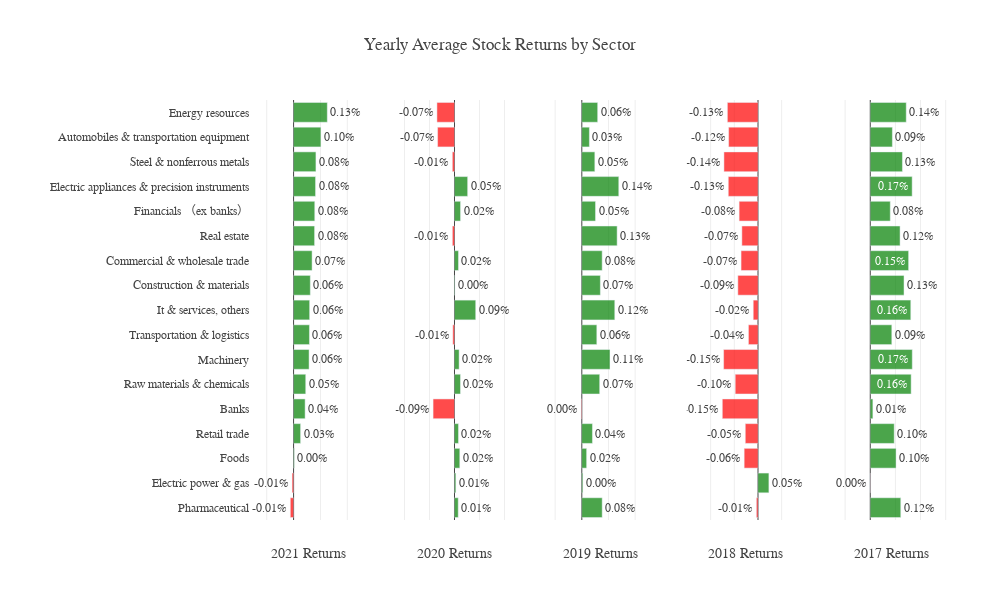

This figure's notebook cell:
### Markdown cell above
上图显示了自 2017 年 1 月以来市场的平均股票回报率、收盘价和股票交易量。虽然过去四年波动很大，但股票交易量较 2017 年初略有下降。

### Code cell
stock_list['SectorName']=[i.rstrip().lower().capitalize() for i in stock_list['17SectorName']]
stock_list['Name']=[i.rstrip().lower().capitalize() for i in stock_list['Name']]
train_df = train.merge(stock_list[['SecuritiesCode','Name','SectorName']], on='SecuritiesCode', how='left')
train_df['Year'] = train_df['Date'].dt.year
years = {year: pd.DataFrame() for year in train_df.Year.unique()[::-1]}
for key in years.keys():
    df=train_df[train_df.Year == key]
    years[key] = df.groupby('SectorName')['Target'].mean().mul(100).rename("Avg_return_{}".format(key))
df=pd.concat((years[i].to_frame() for i in years.keys()), axis=1)
df=df.sort_values(by="Avg_return_2021")

fig = make_subplots(rows=1, cols=5, shared_yaxes=True)
for i, col in enumerate(df.columns):
    x = df[col]
    mask = x<=0
    fig.add_trace(go.Bar(x=x[mask], y=df.index[mask],orientation='h', 
                         text=x[mask], texttemplate='%{text:.2f}%',textposition='auto',
                         hovertemplate='Average Return in %{y} Stocks = %{x:.4f}%',
                         marker=dict(color='red', opacity=0.7),name=col[-4:]), 
                  row=1, col=i+1)
    fig.add_trace(go.Bar(x=x[~mask], y=df.index[~mask],orientation='h', 
                         text=x[~mask], texttemplate='%{text:.2f}%', textposition='auto', 
                         hovertemplate='Average Return in %{y} Stocks = %{x:.4f}%',
                         marker=dict(color='green', opacity=0.7),name=col[-4:]), 
                  row=1, col=i+1)
    fig.update_xaxes(range=(x.min()-.15,x.max()+.15), title='{} Returns'.format(col[-4:]), 
                     showticklabels=False, row=1, col=i+1)
fig.update_layout(template=temp,title='Yearly Average Stock Returns by Sector', 
                  hovermode='closest',margin=dict(l=250,r=50),
                  height=600, width=1000, showlegend=False)
fig.show()

### Figure 1 — Plotly figure (JSON) as saved in the notebook; plotly's stock layout.template omitted (floating-point values rounded to 4 significant figures)
{"data": [{"hovertemplate": "Average Return in %{y} Stocks = %{x:.4f}%", "marker": {"color": "red", "opacity": 0.7}, "name": "2021", "orientation": "h", "text": [-0.01224, -0.005676], "textposition": "auto", "texttemplate": "%{text:.2f}%", "type": "bar", "x": [-0.01224, -0.005676], "xaxis": "x", "y": ["Pharmaceutical", "Electric power & gas"], "yaxis": "y"}, {"hovertemplate": "Average Return in %{y} Stocks = %{x:.4f}%", "marker": {"color": "green", "opacity": 0.7}, "name": "2021", "orientation": "h", "text": [0.002584, 0.02608, 0.04291, 0.0452, 0.05762, 0.05905, 0.05979, 0.06225, 0.06881, 0.07818, 0.07888, 0.08177, 0.0832, 0.1017, 0.1255], "textposition": "auto", "texttemplate": "%{text:.2f}%", "type": "bar", "x": [0.002584, 0.02608, 0.04291, 0.0452, 0.05762, 0.05905, 0.05979, 0.06225, 0.06881, 0.07818, 0.07888, 0.08177, 0.0832, 0.1017, 0.1255], "xaxis": "x", "y": ["Foods", "Retail trade", "Banks", "Raw materials & chemicals", "Machinery", "Transportation & logistics", "It & services, others", "Construction & materials", "Commercial & wholesale trade", "Real estate", "Financials （ex banks）", "Electric appliances & precision instruments", "Steel & nonferrous metals", "Automobiles & transportation equipment", "Energy resources"], "yaxis": "y"}, {"hovertemplate": "Average Return in %{y} Stocks = %{x:.4f}%", "marker": {"color": "red", "opacity": 0.7}, "name": "2020", "orientation": "h", "text": [-0.08572, -0.006702, -0.008511, -0.008598, -0.06764, -0.0703], "textposition": "auto", "texttemplate": "%{text:.2f}%", "type": "bar", "x": [-0.08572, -0.006702, -0.008511, -0.008598, -0.06764, -0.0703], "xaxis": "x2", "y": ["Banks", "Transportation & logistics", "Real estate", "Steel & nonferrous metals", "Automobiles & transportation equipment", "Energy resources"], "yaxis": "y2"}, {"hovertemplate": "Average Return in %{y} Stocks = %{x:.4f}%", "marker": {"color": "green", "opacity": 0.7}, "name": "2020", "orientation": "h", "text": [0.01496, 0.005496, 0.02128, 0.01596, 0.02403, 0.01852, 0.085, 0.002069, 0.01597, 0.02428, 0.05273], "textposition": "auto", "texttemplate": "%{text:.2f}%", "type": "bar", "x": [0.01496, 0.005496, 0.02128, 0.01596, 0.02403, 0.01852, 0.085, 0.002069, 0.01597, 0.02428, 0.05273], "xaxis": "x2", "y": ["Pharmaceutical", "Electric power & gas", "Foods", "Retail trade", "Raw materials & chemicals", "Machinery", "It & services, others", "Construction & materials", "Commercial & wholesale trade", "Financials （ex banks）", "Electric appliances & precision instruments"], "yaxis": "y2"}, {"hovertemplate": "Average Return in %{y} Stocks = %{x:.4f}%", "marker": {"color": "red", "opacity": 0.7}, "name": "2019", "orientation": "h", "text": [-0.002262], "textposition": "auto", "texttemplate": "%{text:.2f}%", "type": "bar", "x": [-0.002262], "xaxis": "x3", "y": ["Banks"], "yaxis": "y3"}, {"hovertemplate": "Average Return in %{y} Stocks = %{x:.4f}%", "marker": {"color": "green", "opacity": 0.7}, "name": "2019", "orientation": "h", "text": [0.07644, 0.003795, 0.01809, 0.03991, 0.06702, 0.1058, 0.05631, 0.1236, 0.06954, 0.07632, 0.1324, 0.0514, 0.1386, 0.04883, 0.02837, 0.05948], "textposition": "auto", "texttemplate": "%{text:.2f}%", "type": "bar", "x": [0.07644, 0.003795, 0.01809, 0.03991, 0.06702, 0.1058, 0.05631, 0.1236, 0.06954, 0.07632, 0.1324, 0.0514, 0.1386, 0.04883, 0.02837, 0.05948], "xaxis": "x3", "y": ["Pharmaceutical", "Electric power & gas", "Foods", "Retail trade", "Raw materials & chemicals", "Machinery", "Transportation & logistics", "It & services, others", "Construction & materials", "Commercial & wholesale trade", "Real estate", "Financials （ex banks）", "Electric appliances & precision instruments", "Steel & nonferrous metals", "Automobiles & transportation equipment", "Energy resources"], "yaxis": "y3"}, {"hovertemplate": "Average Return in %{y} Stocks = %{x:.4f}%", "marker": {"color": "red", "opacity": 0.7}, "name": "2018", "orientation": "h", "text": [-0.006922, -0.05851, -0.05372, -0.1508, -0.09628, -0.1453, -0.04043, -0.02014, -0.08512, -0.0716, -0.06819, -0.07981, -0.1256, -0.1439, -0.1242, -0.1295], "textposition": "auto", "texttemplate": "%{text:.2f}%", "type": "bar", "x": [-0.006922, -0.05851, -0.05372, -0.1508, -0.09628, -0.1453, -0.04043, -0.02014, -0.08512, -0.0716, -0.06819, -0.07981, -0.1256, -0.1439, -0.1242, -0.1295], "xaxis": "x4", "y": ["Pharmaceutical", "Foods", "Retail trade", "Banks", "Raw materials & chemicals", "Machinery", "Transportation & logistics", "It & services, others", "Construction & materials", "Commercial & wholesale trade", "Real estate", "Financials （ex banks）", "Electric appliances & precision instruments", "Steel & nonferrous metals", "Automobiles & transportation equipment", "Energy resources"], "yaxis": "y4"}, {"hovertemplate": "Average Return in %{y} Stocks = %{x:.4f}%", "marker": {"color": "green", "opacity": 0.7}, "name": "2018", "orientation": "h", "text": [0.04606], "textposition": "auto", "texttemplate": "%{text:.2f}%", "type": "bar", "x": [0.04606], "xaxis": "x4", "y": ["Electric power & gas"], "yaxis": "y4"}, {"hovertemplate": "Average Return in %{y} Stocks = %{x:.4f}%", "marker": {"color": "red", "opacity": 0.7}, "name": "2017", "orientation": "h", "text": [-0.0005358], "textposition": "auto", "texttemplate": "%{text:.2f}%", "type": "bar", "x": [-0.0005358], "xaxis": "x5", "y": ["Electric power & gas"], "yaxis": "y5"}, {"hovertemplate": "Average Return in %{y} Stocks = %{x:.4f}%", "marker": {"color": "green", "opacity": 0.7}, "name": "2017", "orientation": "h", "text": [0.1214, 0.1026, 0.09532, 0.01047, 0.1626, 0.1671, 0.08573, 0.1612, 0.1343, 0.1526, 0.1186, 0.07965, 0.1667, 0.128, 0.08801, 0.1431], "textposition": "auto", "texttemplate": "%{text:.2f}%", "type": "bar", "x": [0.1214, 0.1026, 0.09532, 0.01047, 0.1626, 0.1671, 0.08573, 0.1612, 0.1343, 0.1526, 0.1186, 0.07965, 0.1667, 0.128, 0.08801, 0.1431], "xaxis": "x5", "y": ["Pharmaceutical", "Foods", "Retail trade", "Banks", "Raw materials & chemicals", "Machinery", "Transportation & logistics", "It & services, others", "Construction & materials", "Commercial & wholesale trade", "Real estate", "Financials （ex banks）", "Electric appliances & precision instruments", "Steel & nonferrous metals", "Automobiles & transportation equipment", "Energy resources"], "yaxis": "y5"}], "layout": {"height": 600, "hovermode": "closest", "margin": {"l": 250, "r": 50}, "showlegend": false, "title": {"text": "Yearly Average Stock Returns by Sector"}, "width": 1000, "xaxis": {"anchor": "y", "domain": [0, 0.168], "range": [-0.1622, 0.2755], "showticklabels": false, "title": {"text": "2021 Returns"}}, "xaxis2": {"anchor": "y2", "domain": [0.208, 0.376], "range": [-0.2357, 0.235], "showticklabels": false, "title": {"text": "2020 Returns"}}, "xaxis3": {"anchor": "y3", "domain": [0.416, 0.584], "range": [-0.1523, 0.2886], "showticklabels": false, "title": {"text": "2019 Returns"}}, "xaxis4": {"anchor": "y4", "domain": [0.624, 0.792], "range": [-0.3008, 0.1961], "showticklabels": false, "title": {"text": "2018 Returns"}}, "xaxis5": {"anchor": "y5", "domain": [0.832, 1], "range": [-0.1505, 0.3171], "showticklabels": false, "title": {"text": "2017 Returns"}}, "yaxis": {"anchor": "x", "domain": [0, 1]}, "yaxis2": {"anchor": "x2", "domain": [0, 1], "matches": "y", "showticklabels": false}, "yaxis3": {"anchor": "x3", "domain": [0, 1], "matches": "y", "showticklabels": false}, "yaxis4": {"anchor": "x4", "domain": [0, 1], "matches": "y", "showticklabels": false}, "yaxis5": {"anchor": "x5", "domain": [0, 1], "matches": "y", "showticklabels": false}}}
